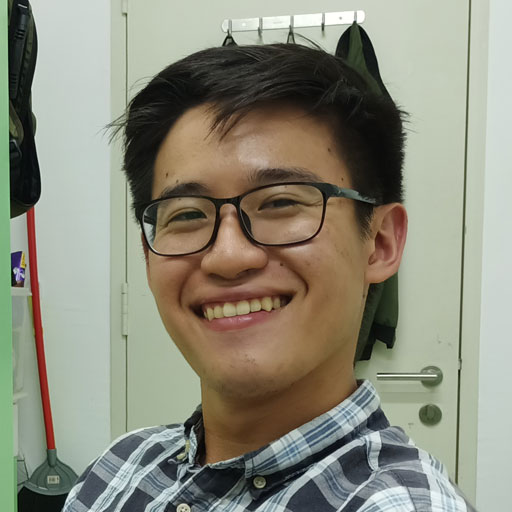
#> input picture PCA_Yi Shien/0.jpg, 512 x 512 px, given in place of the camera
$ python capture.py
#> lines starting #> are read from the running program, lines starting #| are printed output that depends on the picture

# [25 lines of commented-out code are left out]

import cv2

# Load the cascade classifier for face detection
face_cascade = cv2.CascadeClassifier("haarcascade_frontalface_default.xml")

# Open the camera
cap = cv2.VideoCapture(0)

while True:
    ret, frame = cap.read()
#> frame is the input picture: shape (512, 512, 3); mean B, G, R 123.6, 139.3, 139.7

    # Check if the frame was captured successfully
    if not ret:
        print("Error: Frame not captured")
        break
    # Convert the frame to grayscale
    gray = cv2.cvtColor(frame, cv2.COLOR_BGR2GRAY)
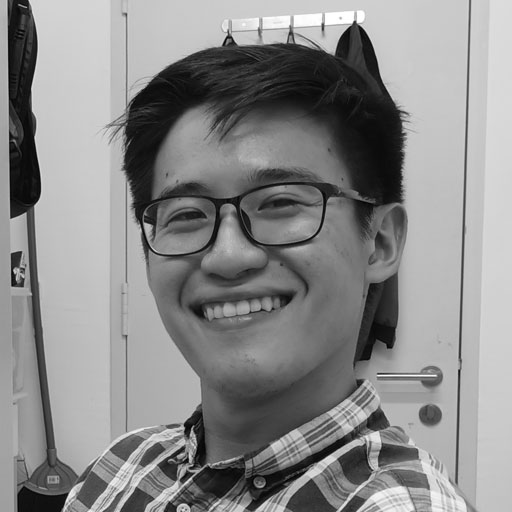
#> gray: shape (512, 512); min 1, max 255, mean 137.6

    # Detect faces in the frame
    faces = face_cascade.detectMultiScale(gray, 1.3, 5)
#> faces = [[117, 100, 262, 262]]

    # Scale and crop each face in the frame
    for (x, y, w, h) in faces:
        face = frame[y:y+h, x:x+w]
        face = cv2.resize(face, (100, 100))
        face_gray = cv2.cvtColor(face, cv2.COLOR_BGR2GRAY)
        rows, cols = face_gray.shape
        if rows > cols:
            difference = rows - cols
            col_start = 0
            row_start = difference // 2
            col_end = cols
            row_end = rows - difference // 2
        else:
            difference = cols - rows
            col_start = difference // 2
            row_start = 0
            col_end = cols - difference // 2
            row_end = rows
        face_cropped = face_gray[row_start:row_end, col_start:col_end]
#> this loop made 1 pass
#> (x, y, w, h, rows, cols, difference, col_start) on pass 1: (117, 100, 262, 262, 100, 100, 0, 0)
#> pass 1, `face = frame[y:y+h, x:x+w]`:
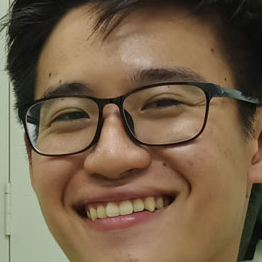
#> face: shape (262, 262, 3); mean B, G, R 75, 98.8, 119.4
#> pass 1, `face = cv2.resize(face, (100, 100))`:
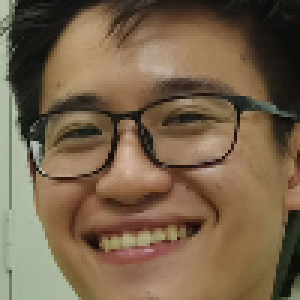
#> face: shape (100, 100, 3) (shown 3 times larger); mean B, G, R 74.8, 98.6, 119.2
#> pass 1, `face_gray = cv2.cvtColor(face, cv2.COLOR_BGR2GRAY)`:
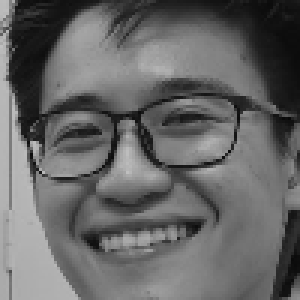
#> face_gray: shape (100, 100) (shown 3 times larger); min 8, max 191, mean 102.1

    # Display the frame with the faces
    cv2.imshow("Faces", frame)

    # Check if the 'q' key is pressed
    if cv2.waitKey(1) & 0xFF == ord('q'):
        # If the 'q' key is pressed, save the cropped face and break the loop
#> (key q is pressed here)
        cv2.imwrite("testing.jpg", face_cropped)
        break

# Release the camera and destroy the window
cap.release()
cv2.destroyAllWindows()
